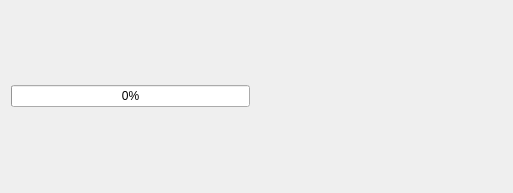
<?xml version="1.0" encoding="UTF-8"?>
<ui version="4.0">
 <class>Form</class>
 <widget class="QWidget" name="Form">
  <property name="geometry">
   <rect>
    <x>0</x>
    <y>0</y>
    <width>513</width>
    <height>193</height>
   </rect>
  </property>
  <property name="windowTitle">
   <string>Form</string>
  </property>
  <layout class="QVBoxLayout" name="verticalLayout">
   <item>
    <layout class="QHBoxLayout" name="horizontalLayout">
     <item>
      <widget class="QProgressBar" name="bar_item">
       <property name="value">
        <number>0</number>
       </property>
       <property name="textVisible">
        <bool>true</bool>
       </property>
       <property name="orientation">
        <enum>Qt::Horizontal</enum>
       </property>
       <property name="invertedAppearance">
        <bool>false</bool>
       </property>
      </widget>
     </item>
     <item>
      <spacer name="horizontalSpacer">
       <property name="orientation">
        <enum>Qt::Horizontal</enum>
       </property>
       <property name="sizeHint" stdset="0">
        <size>
         <width>40</width>
         <height>20</height>
        </size>
       </property>
      </spacer>
     </item>
     <item>
      <widget class="QLabel" name="label_item">
       <property name="text">
        <string>&lt;placeholderItem&gt;</string>
       </property>
      </widget>
     </item>
    </layout>
   </item>
  </layout>
 </widget>
 <resources/>
 <connections/>
</ui>
